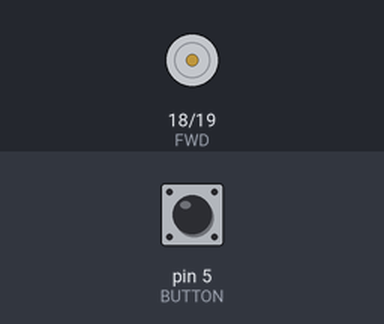
A sketch run on a simulated Arduino Uno, built with avr-gcc and run on an emulated ATmega328P. On the bench: motor-driver pin pairs drawn as motors (green arrow = first pin HIGH = forward, orange = second pin HIGH = backward, longer = more drive). The inputs (shaded band) are chosen by the test bench; at power-on: pin 5 (BUTTON) LOW.

Above: at 1.2 s.
1.3 s: pin 5 (BUTTON) pulled HIGH for 1 s
At 1.47 s:
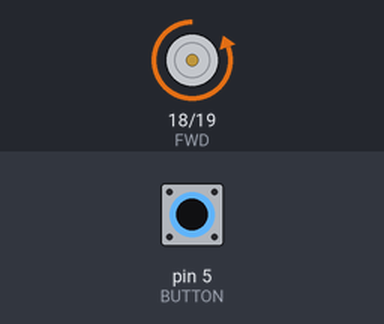
4.3 s: pin 5 (BUTTON) pulled HIGH for 3.2 s
At 4.45 s:
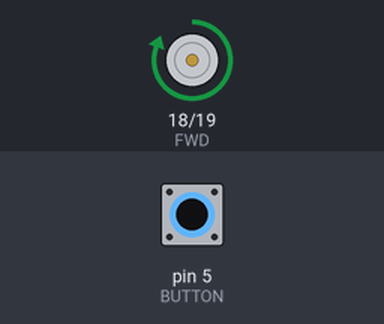
Timing chart, 0 to 9.2 s (numbered marks = the images above; inputs shaded):
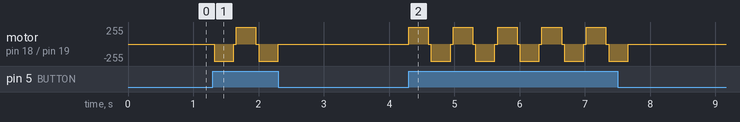

Measured:
- after the input at 1.3 s, motor on pin 18 (FWD) / pin 19 (REV): stopped → backward 255/255 at once, → forward 255/255 0.30 s later, → backward 255/255 0.34 s later, → stopped 0.34 s later
- after the input at 4.3 s, motor on pin 18 (FWD) / pin 19 (REV): stopped → forward 255/255 at once, then repeats every 0.68 s: stopped 0.04 s, backward 255/255 0.30 s, stopped 0.04 s, forward 255/255 0.30 s, until it stays stopped from 7.7 s

The sketch:

L9110_motor_driver_solenoid.ino
```cpp
#define FWD 18
#define REV 19
#define BUTTON 5

void setup() {
  Serial.begin(115200);

  pinMode(FWD, OUTPUT);
  pinMode(REV, OUTPUT);
  pinMode(BUTTON, INPUT);
}

void push() {
  digitalWrite(FWD, HIGH);
  digitalWrite(REV, LOW);
}


void pull() {
  digitalWrite(FWD, LOW);
  digitalWrite(REV, HIGH);
}

void stop() {
  digitalWrite(FWD, LOW);
  digitalWrite(REV, LOW);
}


bool push_pull_toggle = 0;

void loop() {

  if (digitalRead(BUTTON)) {

    if (push_pull_toggle) {
      push();
    }
    else {
      pull();
    }
    delay(300);

    stop();
//    delay(1000);

    push_pull_toggle = !push_pull_toggle;
  }

  delay(40);

}
```
